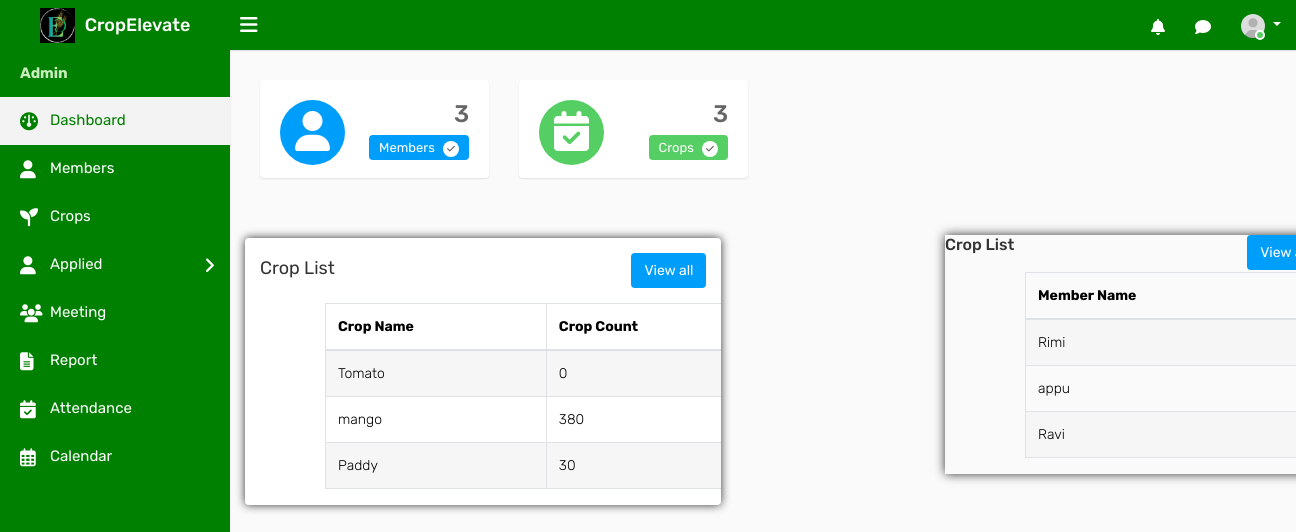
/adindex, run on an earlier commit of the app's database.
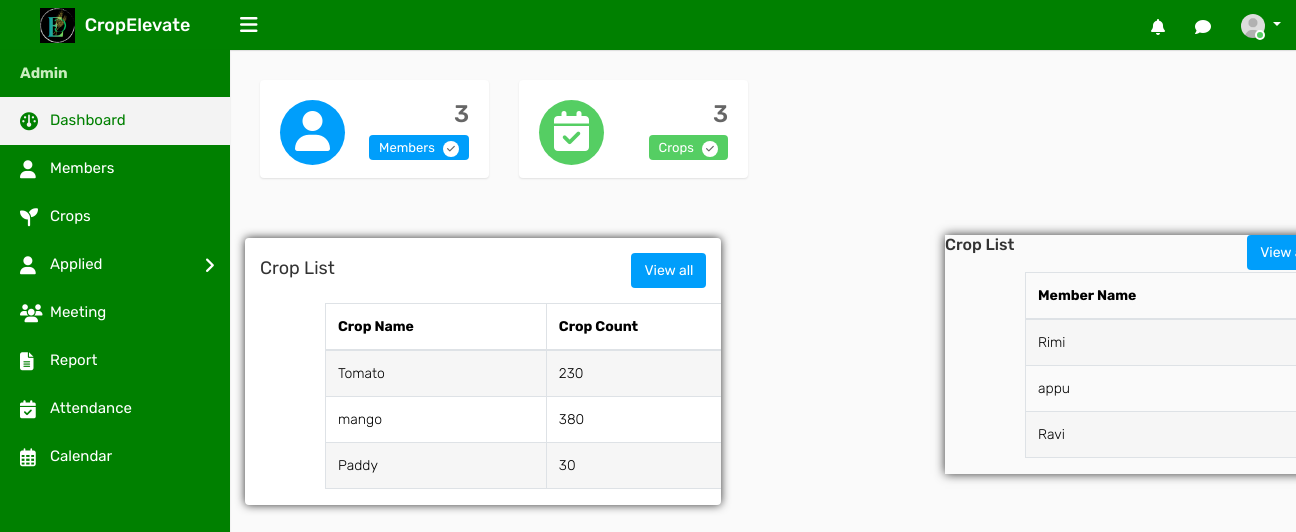
And on a later commit of the database.
### ceapp/models.py (models this page shows)
class Crop(models.Model):
    Namec = models.CharField(max_length=100)
    des = models.TextField()
    start_date = models.DateField(null=True, blank=True)
    end_date = models.DateField(null=True, blank=True)
    count = models.PositiveIntegerField(default=0)
    crop_photo = models.ImageField(upload_to='crop_photos/', blank=True, null=True)
    created_at = models.DateTimeField(auto_now_add=True)
    current = models.BooleanField(default=False)

### ceapp/views.py (the view)
# urls.py: path('adindex',views.adindex,name='adindex'),
def adindex(request):
    me = Member.objects.all()
    me_count = me.count()
    c=Crop.objects.all()
    c_count=c.count()
    crops = Crop.objects.all()
    context = {'me': me, 'me_count': me_count,'c':c, 'c_count':c_count,'crops': crops}
    return render(request, 'admintemp/adindex.html', context)

### templates/admintemp/adindex.html (shortened to what the changed rows need)
{% load static %}
<!DOCTYPE html>
<html lang="en">
<head>
    <link rel="stylesheet" type="text/css" href="{% static 'assets/css/bootstrap.min.css' %}">
    <link rel="stylesheet" type="text/css" href="{% static 'assets/css/font-awesome.min.css' %}">
    <link rel="stylesheet" type="text/css" href="{% static 'assets/css/style.css' %}">
    <link rel="stylesheet" href="https://cdnjs.cloudflare.com/ajax/libs/font-awesome/6.2.0/css/all.min.css">
</head>
<body>
    <div class="main-wrapper">
        <div class="page-wrapper">
                   <div class="col-12 col-md-6 col-lg-8 col-xl-8">
    <div class="card">
        <div class="table-responsive ml-auto">
            <table class="table table-bordered table-striped">
                <thead>
                    <tr>
                        <th>Crop Name</th>
                        <th>Crop Count</th>
                    </tr>
                </thead>
                <tbody>
                    {% for crop in crops %}
                    <tr>
                        <td>{{ crop.Namec }}</td>
                        <td>{{ crop.count }}</td>
                    </tr>
                    {% endfor %}
                </tbody>
            </table>
        </div>
    </div>
</div>
<div class="col-12 col-md-6 col-lg-6 col-xl-6">
    <div class="card2">
        <div class="table-responsive ml-auto">
            <table class="table table-bordered table-striped">
                <thead>
                    <tr>
                        <th>Member Name</th>
                    </tr>
                </thead>
            </table>
        </div>
    </div>
    </div>
</div>
</div>
</body>
</html>

What changed in the data, as far as the page shows it:
changed Crop "Tomato": count "0" → "230"
